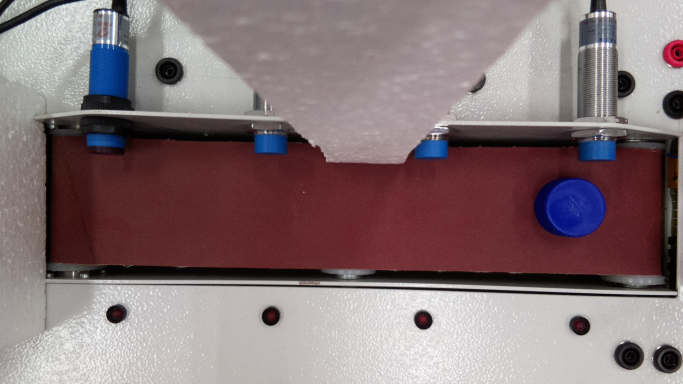
#> input picture img-data/image001.jpg, 1366 x 768 px (shown at 1/2 size)
$ python -i IDcircle.py   (imports and definitions only)
#> lines starting #> are read from the running program, lines starting #| are printed output that depends on the picture; after the words box and inside, x2 and y2 are one past the last pixel; in counts of white or black regions, pixels touching at a corner belong together
import cv2
import numpy as np


def red_mask(img):
    img_hsv = cv2.cvtColor(img, cv2.COLOR_RGB2HSV)
#> img_hsv: shape (768, 1366, 3); mean H, S, V 88.1, 64.7, 137.1
    # lower mask (0-10)
    lower_red = np.array([0, 100, 100])
    upper_red = np.array([10, 255, 255])
    mask0 = cv2.inRange(img_hsv, lower_red, upper_red)
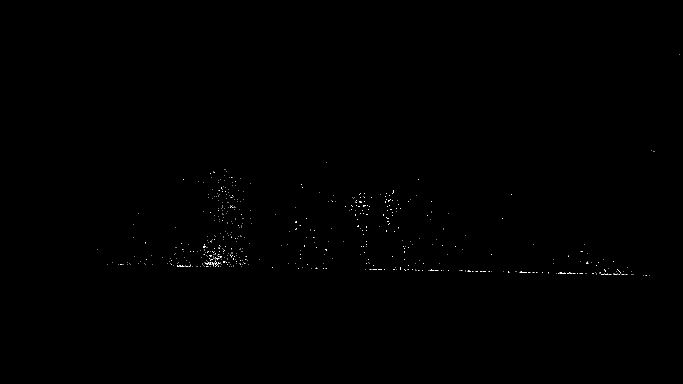
#> mask0: shape (768, 1366) (shown at 1/2 size); 0.13% white in thin lines or dots, all inside (x1, y1, x2, y2) = (195, 108, 1360, 551)
    # upper mask (170-180)
    lower_red = np.array([170, 100, 100])
    upper_red = np.array([180, 255, 255])
    mask1 = cv2.inRange(img_hsv, lower_red, upper_red)
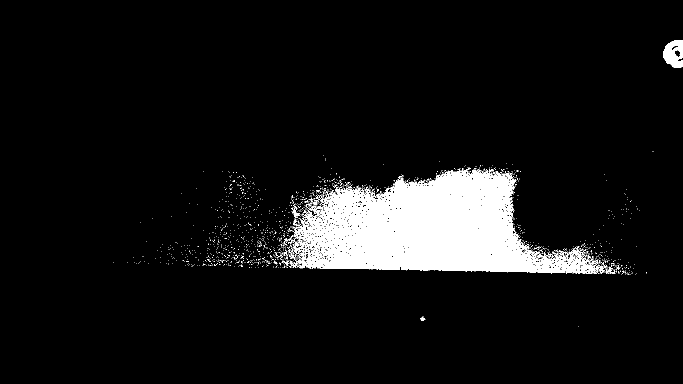
#> mask1: shape (768, 1366) (shown at 1/2 size); 7.4% white; 1484 white regions (1465 under 20 px), largest, box (x1, y1, x2, y2) and area: (579, 338, 1215, 548) 71920, (1326, 80, 1366, 136) 1610, (583, 412, 600, 434) 117
    # join my masks
    mask = mask0 + mask1
#> mask: shape (768, 1366); 7.5% white; 1663 white regions (1640 under 20 px), largest, box (x1, y1, x2, y2) and area: (579, 338, 1218, 549) 72705, (1326, 80, 1366, 136) 1611, (583, 412, 600, 434) 118
    # creating a circle kernel
    kernel_circle = cv2.getStructuringElement(cv2.MORPH_ELLIPSE, (7,7))
    # dilation with a circle kernel
    dilation = cv2.dilate(mask, kernel=kernel_circle, iterations=2)
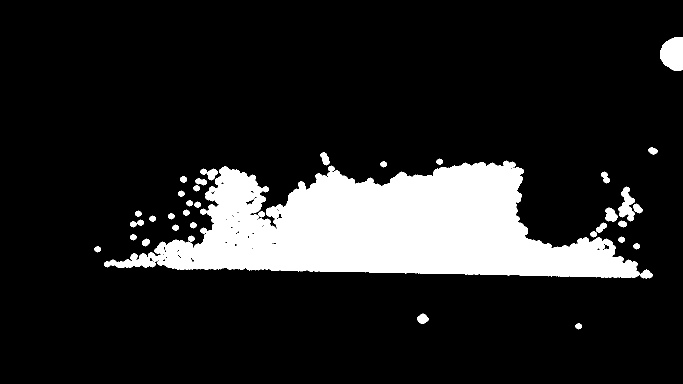
#> dilation: shape (768, 1366) (shown at 1/2 size); 14.2% white; 40 white regions, largest, box (x1, y1, x2, y2) and area: (208, 321, 1279, 556) 139538, (1320, 74, 1366, 142) 2519, (1237, 373, 1270, 443) 1219
    # set mask: zero everywhere exept hot zones
    output_img_red = img.copy()
    output_img_red[np.where(dilation == 0)] = 0
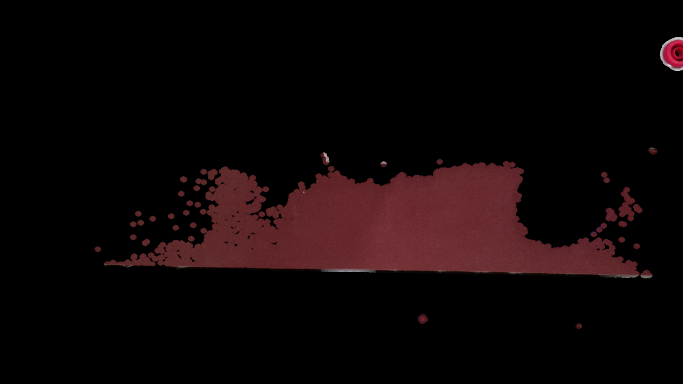
#> output_img_red: shape (768, 1366, 3) (shown at 1/2 size); mean R, G, B 14.2, 5.9, 6.5
    return mask , output_img_red #returns a mask with all the red pixels?


def blue_mask(img):
    img_hsv = cv2.cvtColor(img, cv2.COLOR_BGR2HSV)
    # define range of blue color in HSV
    lower_blue = np.array([100, 50, 50])
    upper_blue = np.array([120, 255, 255])
    # Threshold the HSV image to get only blue colors
    mask = cv2.inRange(img_hsv, lower_blue, upper_blue)
    # set mask: zero everywhere exept target zones
    output_img_blue = img.copy()
    output_img_blue[np.where(mask == 0)] = 0
    return mask ,output_img_blue


def green_mask(img):
    img_hsv = cv2.cvtColor(img, cv2.COLOR_BGR2HSV)
#> img_hsv: shape (768, 1366, 3); mean H, S, V 108, 64.7, 137.1
    # define range of blue color in HSV
    lower_green = np.array([20, 50, 50])
    upper_green = np.array([100, 255, 255])
    # Threshold the HSV image to get only blue colors
    mask = cv2.inRange(img_hsv, lower_green, upper_green)
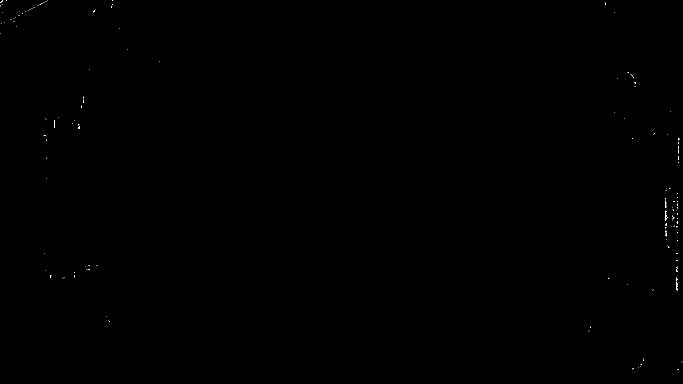
#> mask: shape (768, 1366) (shown at 1/2 size); 0.06% white in thin lines or dots
    output_img_green = img.copy()
    output_img_green[np.where(mask == 0)] = 0
    return mask ,output_img_green


# [53 lines left out: functions yellow_mask, find_bottletap, bottletap, find_track, not called in this run]

def getColor(img):

    bw_red, color_red = red_mask(img)
    bw_green,color_green = green_mask(img)
    bw_blue,color_blue = blue_mask(img)
#> in blue_mask, `mask = cv2.inRange(img_hsv, lower_blue, upper_blue)`:
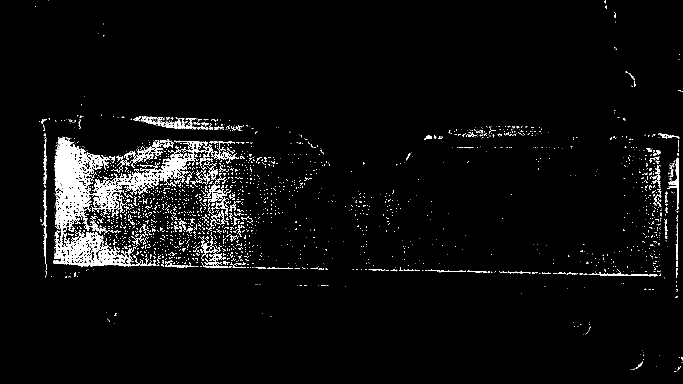
#> mask: shape (768, 1366) (shown at 1/2 size); 4.8% white; 1817 white regions (1635 under 20 px), largest, box (x1, y1, x2, y2) and area: (106, 274, 478, 533) 25913, (380, 322, 462, 432) 2122, (232, 281, 326, 337) 1332
#> in blue_mask, `output_img_blue[np.where(mask == 0)] = 0`:
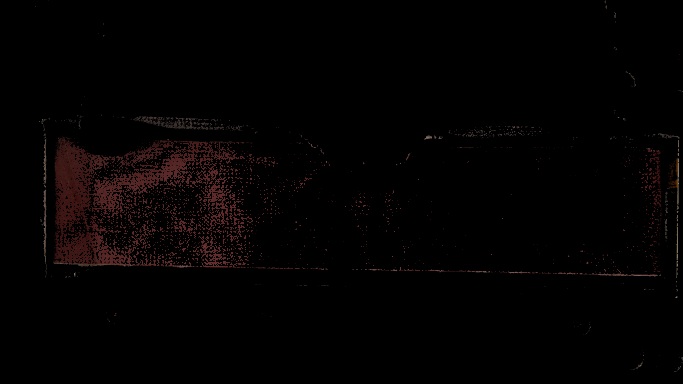
#> output_img_blue: shape (768, 1366, 3) (shown at 1/2 size); mean R, G, B 3.7, 1.7, 1.7

    counter_R= np.sum(bw_red == True)
#> counter_R = 0
    print(counter_R)
#| 0
    counter_B= np.sum(bw_blue == True)
#> counter_B = 0
    print(counter_B)
#| 0
    counter_G=np.sum(bw_green == True)
#> counter_G = 0
    print(counter_G)
#| 0

    message=0

    if(counter_R > counter_B) and (counter_R > counter_G):
        message=111

    elif(counter_B > counter_R) and (counter_B > counter_G):
        message=101

    elif (counter_G > counter_R) and (counter_G >> counter_B):
        message=100

    return message

>>> import cv2
>>> picture = cv2.cvtColor(cv2.imread('img-data/image001.jpg'), cv2.COLOR_BGR2RGB)
>>> result = getColor(picture)
#> result = 0

$ run again, on img-data/image003.jpg
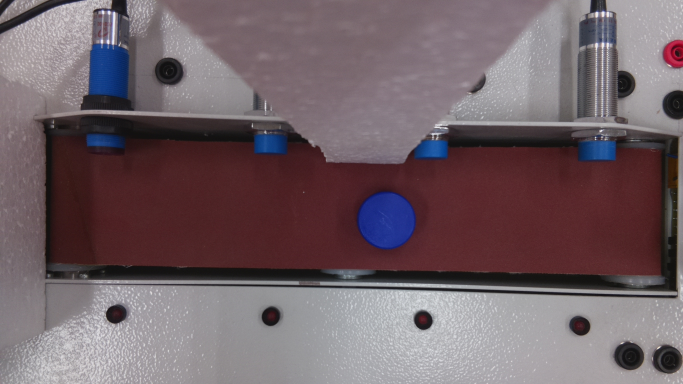
#> input picture img-data/image003.jpg, 1366 x 768 px (shown at 1/2 size)
#> in red_mask, `mask0 = cv2.inRange(img_hsv, lower_red, upper_red)`:
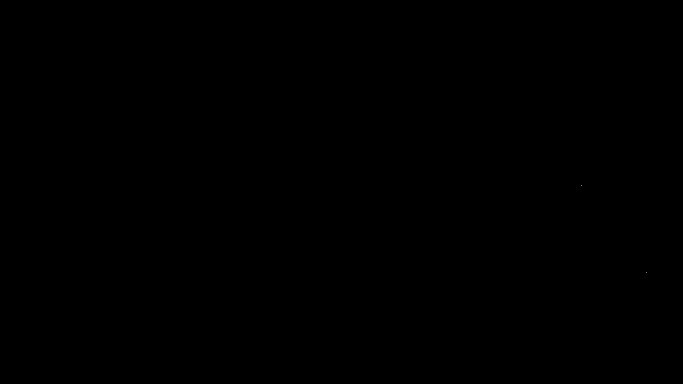
#> mask0: shape (768, 1366) (shown at 1/2 size); 0% white in thin lines or dots, all inside (x1, y1, x2, y2) = (1163, 371, 1294, 546)
#> mask1: shape (768, 1366); 0.15% white; 21 white regions (20 under 20 px), largest, box (x1, y1, x2, y2) and area: (1327, 80, 1366, 136) 1595
#> dilation: shape (768, 1366); 0.49% white; 19 white regions, largest, box (x1, y1, x2, y2) and area: (1321, 74, 1366, 142) 2511, (191, 58, 217, 78) 341, (1094, 413, 1118, 432) 234
#> in blue_mask, `output_img_blue[np.where(mask == 0)] = 0`:
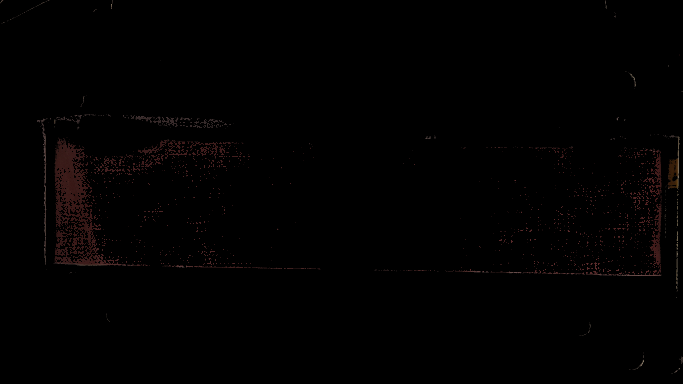
#> output_img_blue: shape (768, 1366, 3) (shown at 1/2 size); mean R, G, B 1.7, 0.9, 0.8
#> counter_R = 0
#| 0
#| 0
#| 0
